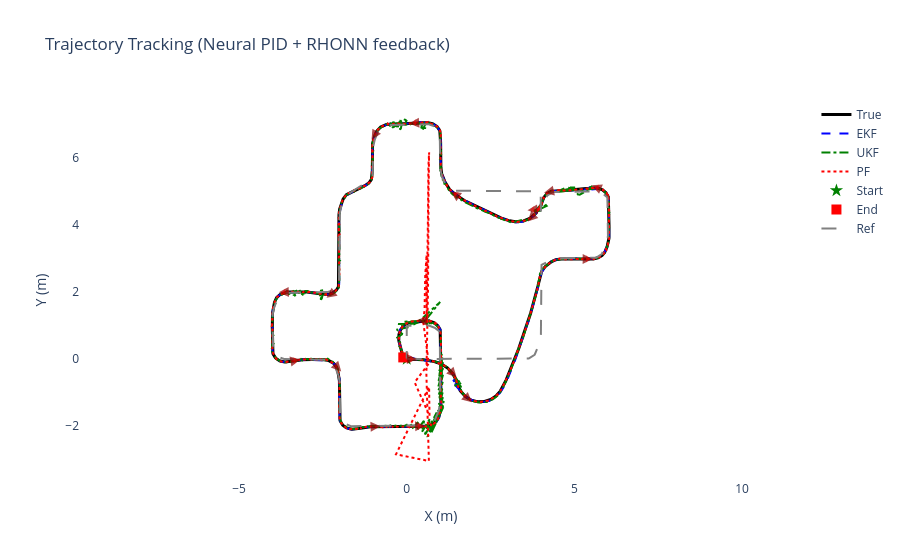

Notebook code cell kept with this figure:
### Code cell
# === NEW: reconstruir referencia para graficar ===
x_ref_hist = np.zeros_like(x_true)
for k, t in enumerate(t_history):
    x_ref_k, _, _ = reference_trajectory(t, ref_kind)
    x_ref_hist[k] = x_ref_k

fig_trajectory.add_trace(go.Scatter(x=x_ref_hist[:,0], y=x_ref_hist[:,1],
    mode='lines', name='Ref', line=dict(color='gray', width=2, dash='longdash')))
fig_trajectory.update_layout(title='Trajectory Tracking (Neural PID + RHONN feedback)')

### Figure 1 — Plotly figure (JSON) as saved in the notebook; plotly's stock layout.template omitted (floating-point values rounded to 4 significant figures; data arrays with more than 128 entries replaced by an {"elided": "..."} marker saying what was removed)
{"data": [{"line": {"color": "black", "width": 3}, "mode": "lines", "name": "True", "type": "scatter", "x": {"elided": "3000 float values"}, "y": {"elided": "3000 float values"}}, {"line": {"color": "blue", "dash": "dash", "width": 2}, "mode": "lines", "name": "EKF", "type": "scatter", "x": {"elided": "3000 float values"}, "y": {"elided": "3000 float values"}}, {"line": {"color": "green", "dash": "dashdot", "width": 2}, "mode": "lines", "name": "UKF", "type": "scatter", "x": {"elided": "3000 float values"}, "y": {"elided": "3000 float values"}}, {"line": {"color": "red", "dash": "dot", "width": 2}, "mode": "lines", "name": "PF", "type": "scatter", "x": {"elided": "3000 float values"}, "y": {"elided": "3000 float values"}}, {"marker": {"color": "green", "size": 10, "symbol": "star"}, "mode": "markers", "name": "Start", "type": "scatter", "x": [0], "y": [0]}, {"marker": {"color": "red", "size": 10, "symbol": "square"}, "mode": "markers", "name": "End", "type": "scatter", "x": [-0.1028], "y": [0.04936]}, {"line": {"color": "gray", "dash": "longdash", "width": 2}, "mode": "lines", "name": "Ref", "type": "scatter", "x": {"elided": "3000 float values"}, "y": {"elided": "3000 float values"}}], "layout": {"annotations": [{"arrowcolor": "darkred", "arrowhead": 2, "arrowsize": 1, "arrowwidth": 2, "ax": 0, "axref": "x", "ay": 0, "ayref": "y", "opacity": 0.7, "showarrow": true, "x": 0.3, "xref": "x", "y": 0, "yref": "y"}, {"arrowcolor": "darkred", "arrowhead": 2, "arrowsize": 1, "arrowwidth": 2, "ax": 1.284, "axref": "x", "ay": -0.3307, "ayref": "y", "opacity": 0.7, "showarrow": true, "x": 1.489, "xref": "x", "y": -0.5497, "yref": "y"}, {"arrowcolor": "darkred", "arrowhead": 2, "arrowsize": 1, "arrowwidth": 2, "ax": 1.472, "axref": "x", "ay": -0.6256, "ayref": "y", "opacity": 0.7, "showarrow": true, "x": 1.55, "xref": "x", "y": -0.9151, "yref": "y"}, {"arrowcolor": "darkred", "arrowhead": 2, "arrowsize": 1, "arrowwidth": 2, "ax": 1.721, "axref": "x", "ay": -1.092, "ayref": "y", "opacity": 0.7, "showarrow": true, "x": 1.946, "xref": "x", "y": -1.29, "yref": "y"}, {"arrowcolor": "darkred", "arrowhead": 2, "arrowsize": 1, "arrowwidth": 2, "ax": 3.301, "axref": "x", "ay": 0.2052, "ayref": "y", "opacity": 0.7, "showarrow": true, "x": 3.406, "xref": "x", "y": 0.4861, "yref": "y"}, {"arrowcolor": "darkred", "arrowhead": 2, "arrowsize": 1, "arrowwidth": 2, "ax": 4.004, "axref": "x", "ay": 2.573, "ayref": "y", "opacity": 0.7, "showarrow": true, "x": 4.124, "xref": "x", "y": 2.847, "yref": "y"}, {"arrowcolor": "darkred", "arrowhead": 2, "arrowsize": 1, "arrowwidth": 2, "ax": 5.244, "axref": "x", "ay": 2.987, "ayref": "y", "opacity": 0.7, "showarrow": true, "x": 5.544, "xref": "x", "y": 2.985, "yref": "y"}, {"arrowcolor": "darkred", "arrowhead": 2, "arrowsize": 1, "arrowwidth": 2, "ax": 6.03, "axref": "x", "ay": 3.809, "ayref": "y", "opacity": 0.7, "showarrow": true, "x": 6.038, "xref": "x", "y": 4.109, "yref": "y"}, {"arrowcolor": "darkred", "arrowhead": 2, "arrowsize": 1, "arrowwidth": 2, "ax": 5.794, "axref": "x", "ay": 5.068, "ayref": "y", "opacity": 0.7, "showarrow": true, "x": 5.517, "xref": "x", "y": 5.182, "yref": "y"}, {"arrowcolor": "darkred", "arrowhead": 2, "arrowsize": 1, "arrowwidth": 2, "ax": 4.388, "axref": "x", "ay": 5.023, "ayref": "y", "opacity": 0.7, "showarrow": true, "x": 4.095, "xref": "x", "y": 4.96, "yref": "y"}, {"arrowcolor": "darkred", "arrowhead": 2, "arrowsize": 1, "arrowwidth": 2, "ax": 3.899, "axref": "x", "ay": 4.463, "ayref": "y", "opacity": 0.7, "showarrow": true, "x": 3.6, "xref": "x", "y": 4.438, "yref": "y"}, {"arrowcolor": "darkred", "arrowhead": 2, "arrowsize": 1, "arrowwidth": 2, "ax": 3.819, "axref": "x", "ay": 4.317, "ayref": "y", "opacity": 0.7, "showarrow": true, "x": 3.606, "xref": "x", "y": 4.105, "yref": "y"}, {"arrowcolor": "darkred", "arrowhead": 2, "arrowsize": 1, "arrowwidth": 2, "ax": 1.566, "axref": "x", "ay": 4.828, "ayref": "y", "opacity": 0.7, "showarrow": true, "x": 1.318, "xref": "x", "y": 4.996, "yref": "y"}, {"arrowcolor": "darkred", "arrowhead": 2, "arrowsize": 1, "arrowwidth": 2, "ax": 1.012, "axref": "x", "ay": 6.162, "ayref": "y", "opacity": 0.7, "showarrow": true, "x": 1.006, "xref": "x", "y": 6.462, "yref": "y"}, {"arrowcolor": "darkred", "arrowhead": 2, "arrowsize": 1, "arrowwidth": 2, "ax": 0.3725, "axref": "x", "ay": 7.045, "ayref": "y", "opacity": 0.7, "showarrow": true, "x": 0.07345, "xref": "x", "y": 7.021, "yref": "y"}, {"arrowcolor": "darkred", "arrowhead": 2, "arrowsize": 1, "arrowwidth": 2, "ax": -0.8953, "axref": "x", "ay": 6.795, "ayref": "y", "opacity": 0.7, "showarrow": true, "x": -1.048, "xref": "x", "y": 6.537, "yref": "y"}, {"arrowcolor": "darkred", "arrowhead": 2, "arrowsize": 1, "arrowwidth": 2, "ax": -1.029, "axref": "x", "ay": 5.464, "ayref": "y", "opacity": 0.7, "showarrow": true, "x": -1.055, "xref": "x", "y": 5.165, "yref": "y"}, {"arrowcolor": "darkred", "arrowhead": 2, "arrowsize": 1, "arrowwidth": 2, "ax": -1.957, "axref": "x", "ay": 4.616, "ayref": "y", "opacity": 0.7, "showarrow": true, "x": -2.054, "xref": "x", "y": 4.332, "yref": "y"}, {"arrowcolor": "darkred", "arrowhead": 2, "arrowsize": 1, "arrowwidth": 2, "ax": -2.019, "axref": "x", "ay": 3.282, "ayref": "y", "opacity": 0.7, "showarrow": true, "x": -2.027, "xref": "x", "y": 2.982, "yref": "y"}, {"arrowcolor": "darkred", "arrowhead": 2, "arrowsize": 1, "arrowwidth": 2, "ax": -2.15, "axref": "x", "ay": 2.007, "ayref": "y", "opacity": 0.7, "showarrow": true, "x": -2.391, "xref": "x", "y": 1.828, "yref": "y"}, {"arrowcolor": "darkred", "arrowhead": 2, "arrowsize": 1, "arrowwidth": 2, "ax": -3.515, "axref": "x", "ay": 2.002, "ayref": "y", "opacity": 0.7, "showarrow": true, "x": -3.815, "xref": "x", "y": 1.993, "yref": "y"}, {"arrowcolor": "darkred", "arrowhead": 2, "arrowsize": 1, "arrowwidth": 2, "ax": -4.009, "axref": "x", "ay": 0.9139, "ayref": "y", "opacity": 0.7, "showarrow": true, "x": -3.994, "xref": "x", "y": 0.6143, "yref": "y"}, {"arrowcolor": "darkred", "arrowhead": 2, "arrowsize": 1, "arrowwidth": 2, "ax": -3.469, "axref": "x", "ay": -0.07254, "ayref": "y", "opacity": 0.7, "showarrow": true, "x": -3.175, "xref": "x", "y": -0.01354, "yref": "y"}, {"arrowcolor": "darkred", "arrowhead": 2, "arrowsize": 1, "arrowwidth": 2, "ax": -2.155, "axref": "x", "ay": -0.1505, "ayref": "y", "opacity": 0.7, "showarrow": true, "x": -1.954, "xref": "x", "y": -0.3729, "yref": "y"}, {"arrowcolor": "darkred", "arrowhead": 2, "arrowsize": 1, "arrowwidth": 2, "ax": -2.007, "axref": "x", "ay": -1.453, "ayref": "y", "opacity": 0.7, "showarrow": true, "x": -2.002, "xref": "x", "y": -1.753, "yref": "y"}, {"arrowcolor": "darkred", "arrowhead": 2, "arrowsize": 1, "arrowwidth": 2, "ax": -1.08, "axref": "x", "ay": -2.021, "ayref": "y", "opacity": 0.7, "showarrow": true, "x": -0.7807, "xref": "x", "y": -2.007, "yref": "y"}, {"arrowcolor": "darkred", "arrowhead": 2, "arrowsize": 1, "arrowwidth": 2, "ax": 0.249, "axref": "x", "ay": -2.005, "ayref": "y", "opacity": 0.7, "showarrow": true, "x": 0.5488, "xref": "x", "y": -1.994, "yref": "y"}, {"arrowcolor": "darkred", "arrowhead": 2, "arrowsize": 1, "arrowwidth": 2, "ax": 1.018, "axref": "x", "ay": -1.194, "ayref": "y", "opacity": 0.7, "showarrow": true, "x": 1.017, "xref": "x", "y": -0.8937, "yref": "y"}, {"arrowcolor": "darkred", "arrowhead": 2, "arrowsize": 1, "arrowwidth": 2, "ax": 1.018, "axref": "x", "ay": 0.1451, "ayref": "y", "opacity": 0.7, "showarrow": true, "x": 0.9981, "xref": "x", "y": 0.4445, "yref": "y"}, {"arrowcolor": "darkred", "arrowhead": 2, "arrowsize": 1, "arrowwidth": 2, "ax": 0.6021, "axref": "x", "ay": 1.143, "ayref": "y", "opacity": 0.7, "showarrow": true, "x": 0.3021, "xref": "x", "y": 1.147, "yref": "y"}, {"arrowcolor": "red", "arrowhead": 1, "arrowsize": 0.8, "arrowwidth": 1.5, "ax": 0, "axref": "x", "ay": 0, "ayref": "y", "opacity": 0.5, "showarrow": true, "x": 0.21, "xref": "x", "y": 0, "yref": "y"}, {"arrowcolor": "red", "arrowhead": 1, "arrowsize": 0.8, "arrowwidth": 1.5, "ax": 1.472, "axref": "x", "ay": -0.6194, "ayref": "y", "opacity": 0.5, "showarrow": true, "x": 1.523, "xref": "x", "y": -0.8229, "yref": "y"}, {"arrowcolor": "red", "arrowhead": 1, "arrowsize": 0.8, "arrowwidth": 1.5, "ax": 3.301, "axref": "x", "ay": 0.203, "ayref": "y", "opacity": 0.5, "showarrow": true, "x": 3.371, "xref": "x", "y": 0.4012, "yref": "y"}, {"arrowcolor": "red", "arrowhead": 1, "arrowsize": 0.8, "arrowwidth": 1.5, "ax": 5.244, "axref": "x", "ay": 2.991, "ayref": "y", "opacity": 0.5, "showarrow": true, "x": 5.454, "xref": "x", "y": 2.989, "yref": "y"}, {"arrowcolor": "red", "arrowhead": 1, "arrowsize": 0.8, "arrowwidth": 1.5, "ax": 5.804, "axref": "x", "ay": 5.075, "ayref": "y", "opacity": 0.5, "showarrow": true, "x": 5.603, "xref": "x", "y": 5.135, "yref": "y"}, {"arrowcolor": "red", "arrowhead": 1, "arrowsize": 0.8, "arrowwidth": 1.5, "ax": 3.896, "axref": "x", "ay": 4.467, "ayref": "y", "opacity": 0.5, "showarrow": true, "x": 3.687, "xref": "x", "y": 4.449, "yref": "y"}, {"arrowcolor": "red", "arrowhead": 1, "arrowsize": 0.8, "arrowwidth": 1.5, "ax": 1.569, "axref": "x", "ay": 4.825, "ayref": "y", "opacity": 0.5, "showarrow": true, "x": 1.401, "xref": "x", "y": 4.95, "yref": "y"}, {"arrowcolor": "red", "arrowhead": 1, "arrowsize": 0.8, "arrowwidth": 1.5, "ax": 0.3749, "axref": "x", "ay": 7.055, "ayref": "y", "opacity": 0.5, "showarrow": true, "x": 0.1651, "xref": "x", "y": 7.045, "yref": "y"}, {"arrowcolor": "red", "arrowhead": 1, "arrowsize": 0.8, "arrowwidth": 1.5, "ax": -1.033, "axref": "x", "ay": 5.458, "ayref": "y", "opacity": 0.5, "showarrow": true, "x": -1.052, "xref": "x", "y": 5.249, "yref": "y"}, {"arrowcolor": "red", "arrowhead": 1, "arrowsize": 0.8, "arrowwidth": 1.5, "ax": -2.016, "axref": "x", "ay": 3.284, "ayref": "y", "opacity": 0.5, "showarrow": true, "x": -2.02, "xref": "x", "y": 3.074, "yref": "y"}, {"arrowcolor": "red", "arrowhead": 1, "arrowsize": 0.8, "arrowwidth": 1.5, "ax": -3.517, "axref": "x", "ay": 2.007, "ayref": "y", "opacity": 0.5, "showarrow": true, "x": -3.726, "xref": "x", "y": 1.992, "yref": "y"}, {"arrowcolor": "red", "arrowhead": 1, "arrowsize": 0.8, "arrowwidth": 1.5, "ax": -3.465, "axref": "x", "ay": -0.06706, "ayref": "y", "opacity": 0.5, "showarrow": true, "x": -3.258, "xref": "x", "y": -0.03174, "yref": "y"}, {"arrowcolor": "red", "arrowhead": 1, "arrowsize": 0.8, "arrowwidth": 1.5, "ax": -2.015, "axref": "x", "ay": -1.453, "ayref": "y", "opacity": 0.5, "showarrow": true, "x": -2.009, "xref": "x", "y": -1.663, "yref": "y"}, {"arrowcolor": "red", "arrowhead": 1, "arrowsize": 0.8, "arrowwidth": 1.5, "ax": 0.2329, "axref": "x", "ay": -2.009, "ayref": "y", "opacity": 0.5, "showarrow": true, "x": 0.4427, "xref": "x", "y": -1.999, "yref": "y"}, {"arrowcolor": "red", "arrowhead": 1, "arrowsize": 0.8, "arrowwidth": 1.5, "ax": 1.018, "axref": "x", "ay": 0.1431, "ayref": "y", "opacity": 0.5, "showarrow": true, "x": 1.008, "xref": "x", "y": 0.3529, "yref": "y"}], "font": {"size": 12}, "paper_bgcolor": "white", "plot_bgcolor": "white", "showlegend": true, "title": {"text": "Trajectory Tracking (Neural PID + RHONN feedback)"}, "xaxis": {"title": {"text": "X (m)"}}, "yaxis": {"scaleanchor": "x", "scaleratio": 1, "title": {"text": "Y (m)"}}}}
